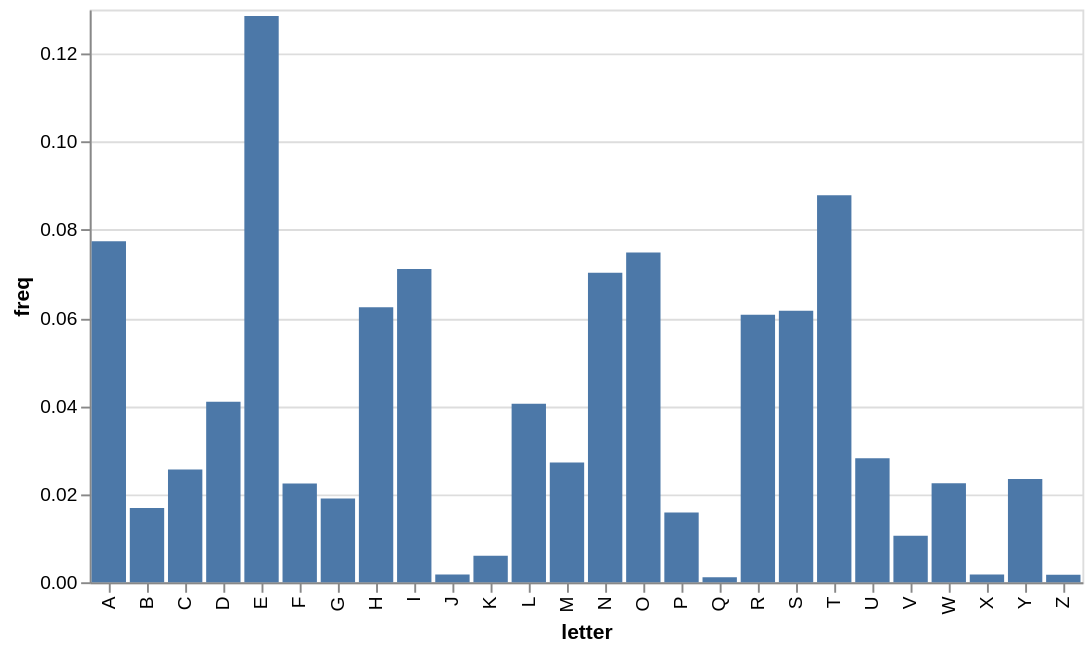

Notebook code cell kept with this figure:
### Markdown cell above
To get a good estimate of character frequency in English, We will sample the book _Pride and Prejudice_ by Jane Austen.

### Code cell
freq_chart(s)

### Figure 1 — Vega-Lite specification as saved in the notebook (floating-point values rounded to 4 significant figures)
{"config": {"view": {"continuousWidth": 300, "continuousHeight": 300}}, "data": {"name": "data-a9f52eb92b5a889ac84fb65be8186000"}, "mark": {"type": "bar"}, "encoding": {"tooltip": [{"field": "letter", "type": "nominal"}, {"field": "freq", "type": "quantitative"}], "x": {"field": "letter", "scale": {"domain": ["A", "B", "C", "D", "E", "F", "G", "H", "I", "J", "K", "L", "M", "N", "O", "P", "Q", "R", "S", "T", "U", "V", "W", "X", "Y", "Z"]}, "type": "nominal"}, "y": {"field": "freq", "type": "quantitative"}}, "$schema": "https://vega.github.io/schema/vega-lite/v5.8.0.json", "datasets": {"data-a9f52eb92b5a889ac84fb65be8186000": [{"letter": "A", "freq": 0.07739}, {"letter": "B", "freq": 0.01685}, {"letter": "C", "freq": 0.02561}, {"letter": "D", "freq": 0.04095}, {"letter": "E", "freq": 0.1285}, {"letter": "F", "freq": 0.02243}, {"letter": "G", "freq": 0.019}, {"letter": "H", "freq": 0.06242}, {"letter": "I", "freq": 0.07111}, {"letter": "J", "freq": 0.00175}, {"letter": "K", "freq": 0.006036}, {"letter": "L", "freq": 0.04052}, {"letter": "M", "freq": 0.02716}, {"letter": "N", "freq": 0.07023}, {"letter": "O", "freq": 0.07488}, {"letter": "P", "freq": 0.0158}, {"letter": "Q", "freq": 0.001139}, {"letter": "R", "freq": 0.0607}, {"letter": "S", "freq": 0.06161}, {"letter": "T", "freq": 0.08784}, {"letter": "U", "freq": 0.02814}, {"letter": "V", "freq": 0.01056}, {"letter": "W", "freq": 0.02247}, {"letter": "X", "freq": 0.001781}, {"letter": "Y", "freq": 0.02344}, {"letter": "Z", "freq": 0.001676}]}}
